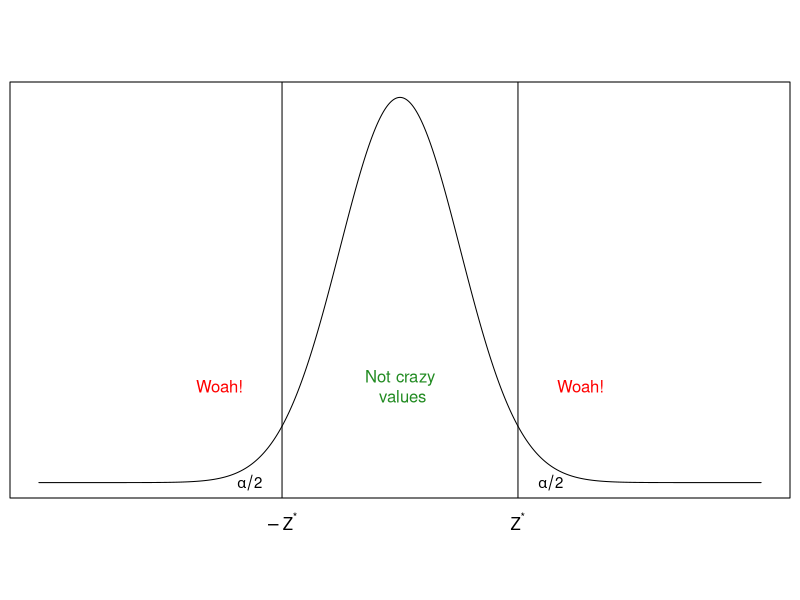
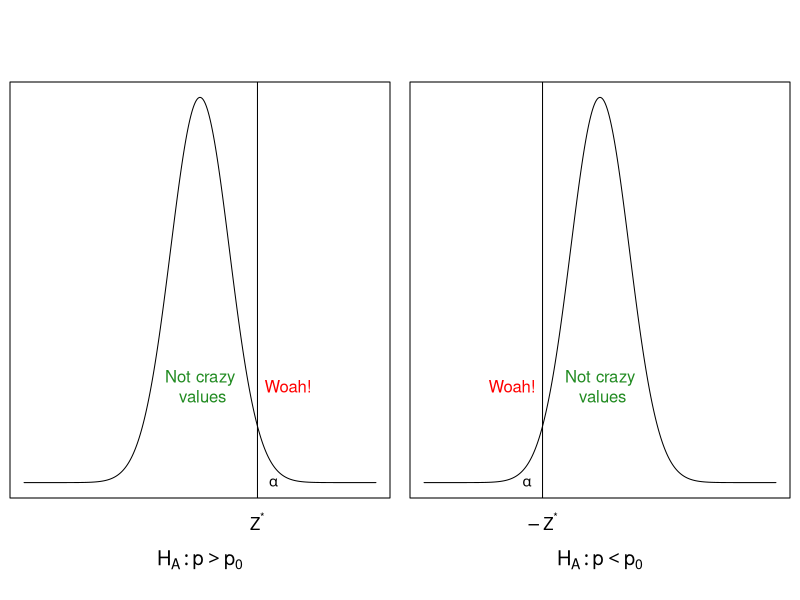

Generate these figures, in order, with R:
## ---- chunk 1
knitr::opts_chunk$set(echo = TRUE)
knitr::opts_chunk$set(cache=TRUE)
knitr::opts_chunk$set(fig.align='center', out.width="53%", warning=FALSE)
## ---- chunk 2
#install.packages( 'tidyverse' )
#install.packages( 'readxl' )

library( tidyverse, quietly=T, warn.conflicts = F )
library( knitr, quietly=T, warn.conflicts = F )
library( readxl, quietly=T, warn.conflicts = F )
#library( tufte, quietly=T, warn.conflicts = F )
library( quantmod, quietly=T, warn.conflicts = F )

## ---- chunk 3
hook1 <- function(x){ gsub("```\n*```r*\n*", "", x) }
hook2 <- function(x){ gsub("```\n+```\n", "", x) }
knit_hooks$set(document = hook2)
## ---- chunk 4

#avocado <- read_excel( "avocado.xlsx" )

## ---- chunk 5
par(mar = c(5.1, 0.5, 4.1, 0.5))
x <- seq(-6,6, length=1000)
y <- dnorm(x)
plot(x, y, type="l", lwd=1,
     xaxt="n", xlab="",
     yaxt="n", ylab="")

abline(v=1.96)
abline(v=-1.96)

text(c(-1.96,1.96), rep(-0.04,2), c(expression(-Z^"*"), expression(Z^"*")), xpd=NA)

text(0, 0.1, "Not crazy\n values", col="forest green")
text(c(-3,3), 0.1, "Woah!", col="red")
text(c(-2.5, 2.5), 0.0, expression(alpha/2), cex=0.9)

## ---- chunk 6
par(mfrow=c(1,2), mar = c(5.1, 0.5, 4.1, 0.5))

# greater than plot
plot(x, y, type="l", lwd=1,
     xaxt="n", xlab="",
     yaxt="n", ylab="")

abline(v=1.96)
#abline(v=-1.96)

text(1.96, -0.04, expression(Z^"*"), xpd=NA)

text(0, 0.1, "Not crazy\n values", col="forest green")
text(3, 0.1, "Woah!", col="red")
text(2.5, 0.0, expression(alpha), cex=0.9)

text(0, -0.08, expression(H[A]: p > p[0]), xpd=NA, cex=1.2)

# less than plot 
plot(x, y, type="l", lwd=1,
     xaxt="n", xlab="",
     yaxt="n", ylab="")

#abline(v=1.96)
abline(v=-1.96)

text(-1.96, -0.04, expression(-Z^"*"), xpd=NA)

text(0, 0.1, "Not crazy\n values", col="forest green")
text(-3, 0.1, "Woah!", col="red")
text(-2.5, 0.0, expression(alpha), cex=0.9)

text(0, -0.08, expression(H[A]: p < p[0]), xpd=NA, cex=1.2)


